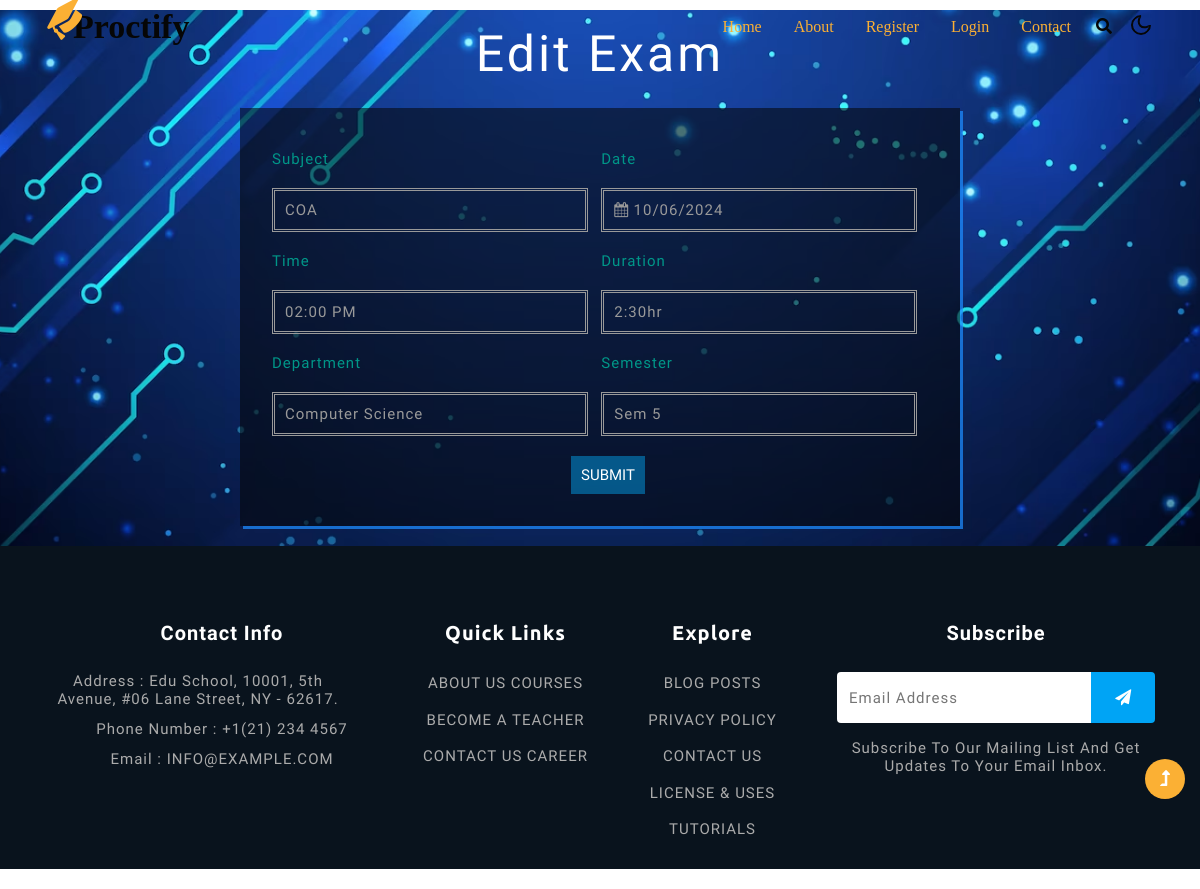
The app's page /editexam/1, older data.
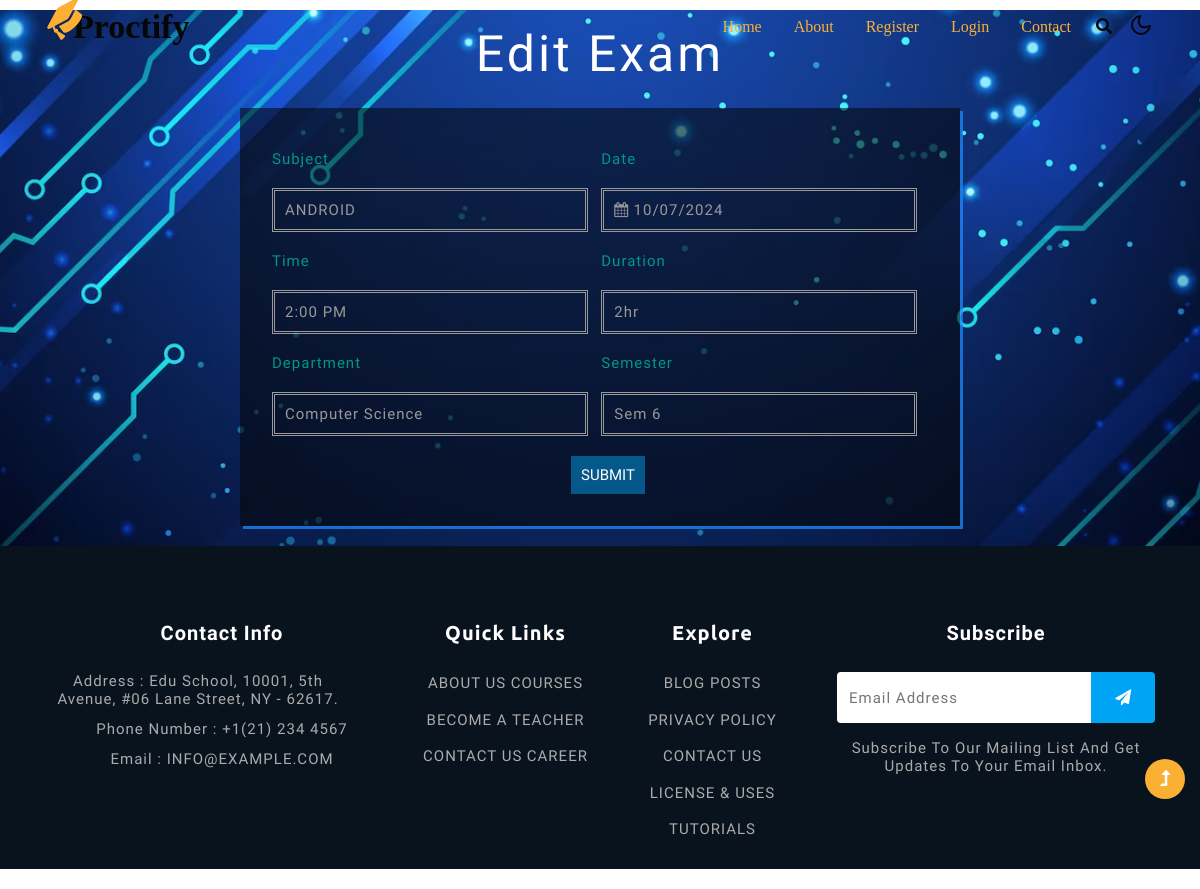
The same page, newer data.
### proctoring/models.py (models this page shows)
class Exam(db.Model, UserMixin):
    id=db.Column(db.Integer, primary_key=True)
    user_id = db.Column(db.Integer, ForeignKey('register.id'))
    user = relationship('Register', foreign_keys=[user_id])
    subname = db.Column(db.String(80))
    date = db.Column(db.String(80))
    time = db.Column(db.String(80))
    duration = db.Column(db.String(80))
    sem = db.Column(db.String(80))
    dept = db.Column(db.String(80))

### proctoring/routes.py (the view, shortened to what this page needs)
@app.route('/editexam/<int:id>',methods=['GET', 'POST'])
def editexam(id):
    a=Exam.query.get_or_404(id)
    return render_template("editexam.html",a=a)

### proctoring/templates/editexam.html (shortened to what this page needs)
{% extends 'layout.html' %}
{% block content %}
<head>
	<link rel="stylesheet" href="../static/register/css/jquery-ui.css"/>
	<link href="../static/register/css/style.css" rel="stylesheet" type="text/css" media="all"/>
	<link rel="stylesheet" href="css/font-awesome.css">
</head>
<body>
<div class="w3l-head">
<h1>Edit exam</h1>
</div>
<div class="w3ls-form">
<form method="POST">
		<div class="w3l-last-grid1">
			<div class="w3l-grid1">
				<label class="text">Subject</label>
				<div class="w3l-div">
					<input type="text" name="subname" placeholder="Subject name" required="" value="{{a.subname}}"/>
				</div>
			</div>
			<div class="w3l-grid2">
				<label class="text">Date</label>
				<div class="w3l-div">
					<i class="fa fa-calendar" aria-hidden="true"></i>
					<input type="text" class="date" id="datepicker" name="date" placeholder="Date" onfocus="this.value = '';" onblur="if (this.value == '') {this.value = 'MM/DD/YYYY';}" required="" value="{{a.date}}"/>
				</div>
			</div>
		</div>
		<div class="w3l-last-grid1">
			<div class="w3l-grid1">
				<label class="text">Time</label>
				<div class="w3l-div">
					<input type="text" name="time" placeholder="Time" required="" value="{{a.time}}"/>
				</div>
			</div>
			<label class="text">Duration</label>
			<div class="w3l-grid2">
				<div class="w3l-div">
					<input type="text" name="duration" placeholder="Duration" required="" value="{{a.duration}}"/>
				</div>
			</div>
		</div>
		<div class="w3l-right-grid1">
		<div class="w3l-grid1">
			<label class="text">Department</label>
				<div class="w3l-div">
					<input type="text" name="dept" placeholder="Enter your department" required="" value="{{a.dept}}"/>
				</div>
		</div>
        <div class="w3l-grid1">
        <label class="text">Semester</label>
        <div class="w3l-div">
         <input type="text" name="sem" placeholder="Semester" required="" value="{{a.sem}}"/>
				</div>
			</div>
		</div>
		<div class="w3ls-submit">
			<input type="submit" value="SUBMIT">
		</div>
</form>
</div>
</body>
{% endblock %}

Row changes from the older to the newer data that the page shows:
changed Exam "Computer science": subname "COA" → "ANDROID"; date "10/06/2024" → "10/07/2024"; time "02:00 PM" → "2:00 PM"; duration "2:30hr" → "2hr"; sem "sem 5" → "sem 6"
